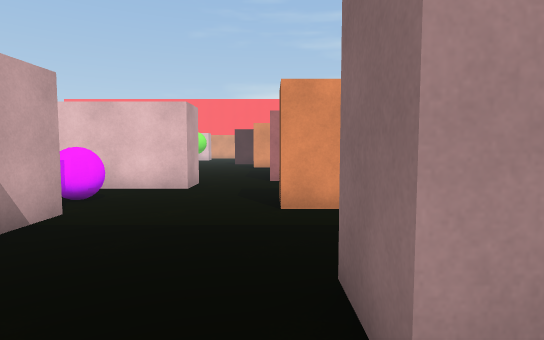
[1] (above)

24 first-person views from a walk through a 3-D level made in the Unity game engine. The camera is 1.2 m above the floor, tilts 4° down and sees 80° across. The floor is counted in squares, 1 m on a side. Each view is taken from the middle of a square. On the plan, view 1 faces up. The plan holds only what a view shows up to about 14 squares ahead; the rest is blank. The place goes on beyond the plan.

[2]
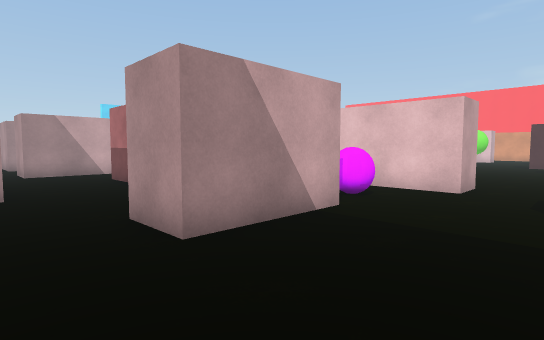

[3]
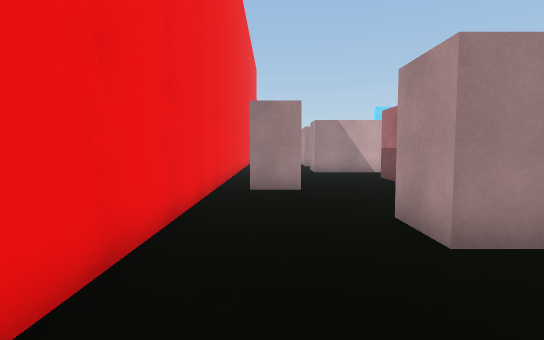

[4]
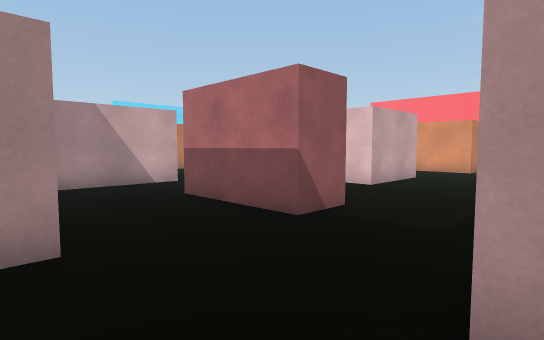

[5]
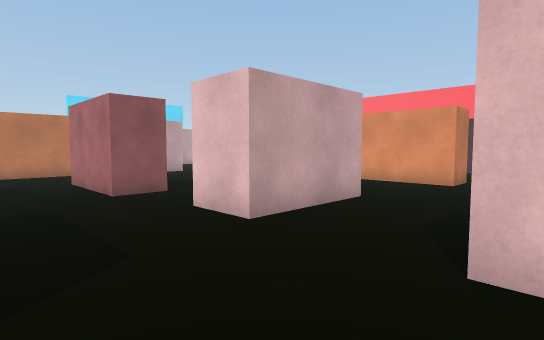

[6]
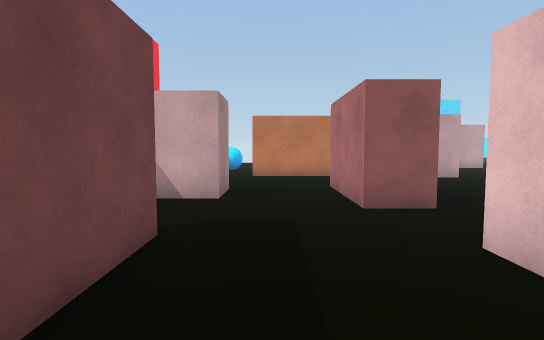

[7]
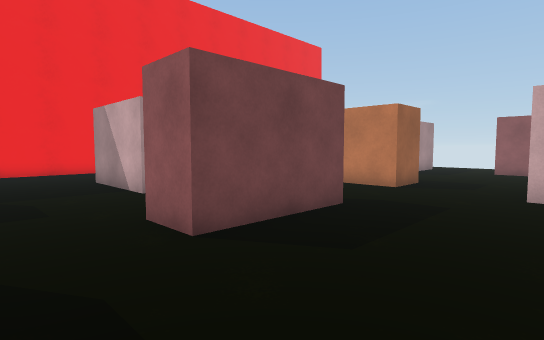

[8]
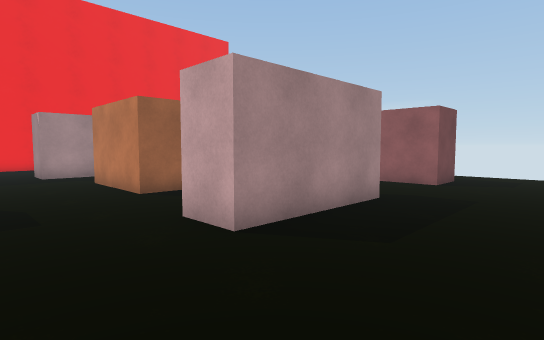

[9]
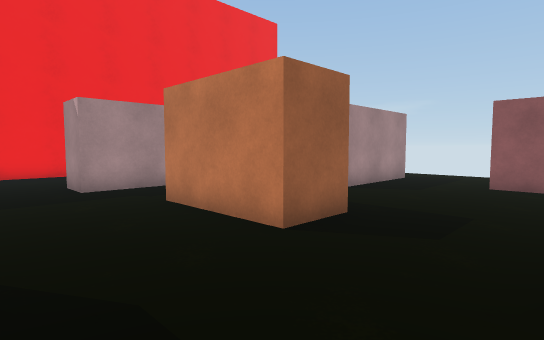

[10]
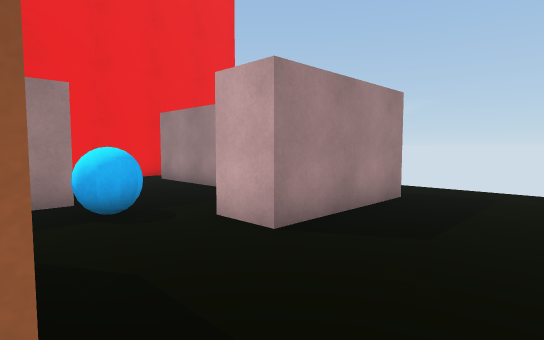

[11]
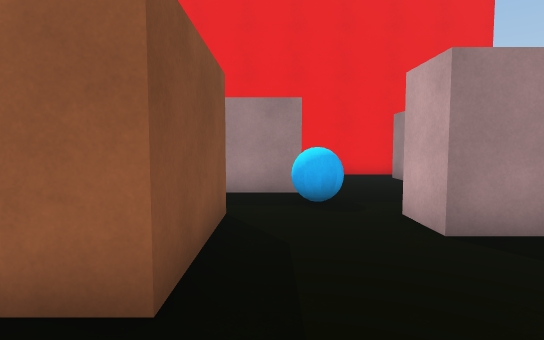

[12]
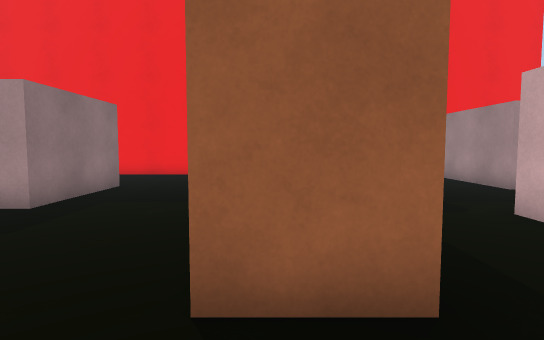

[13]
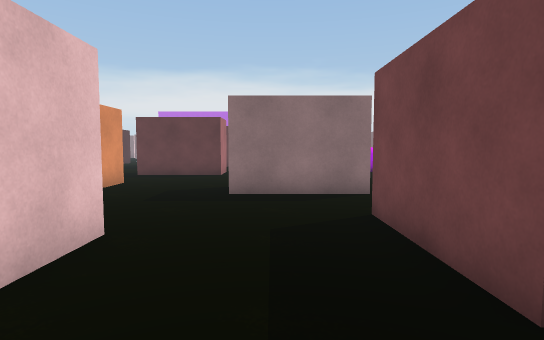

[14]
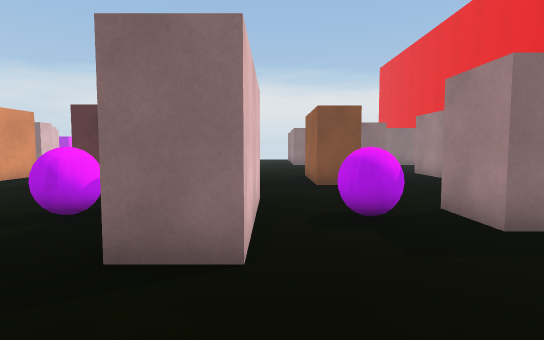

[15]
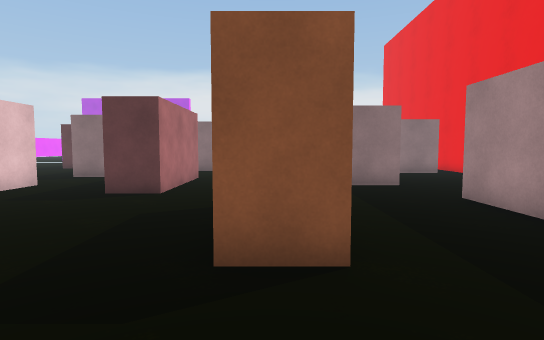

[16]
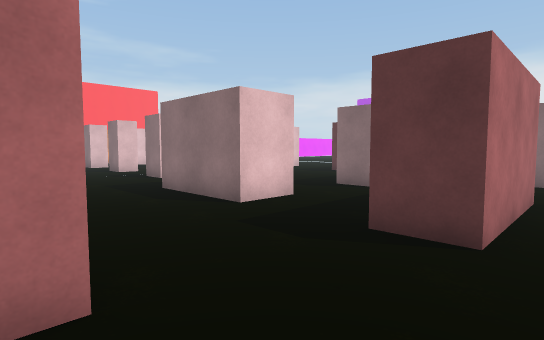

[17]
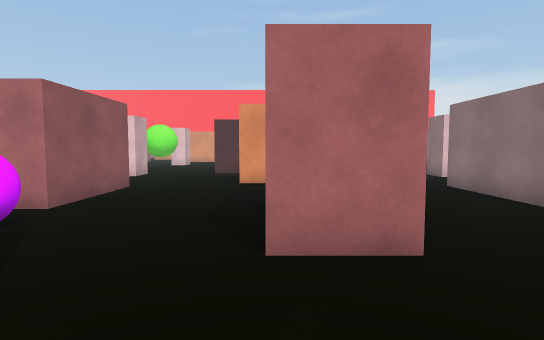

[18]
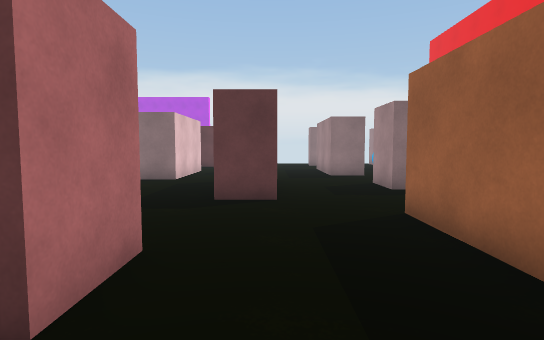

[19]
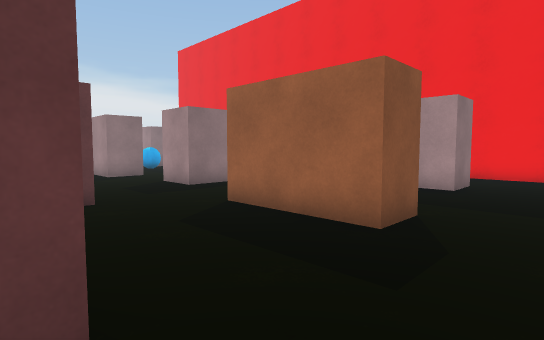

[20]
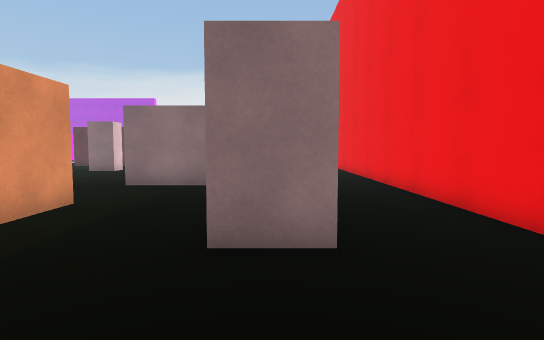

[21]
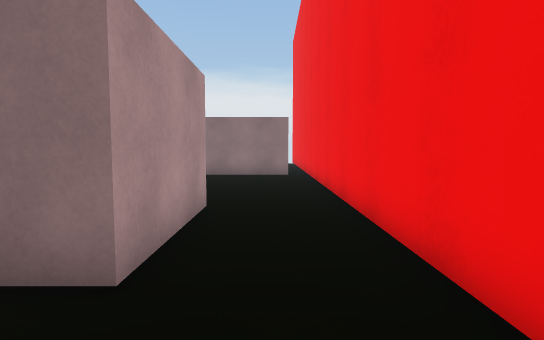

[22]
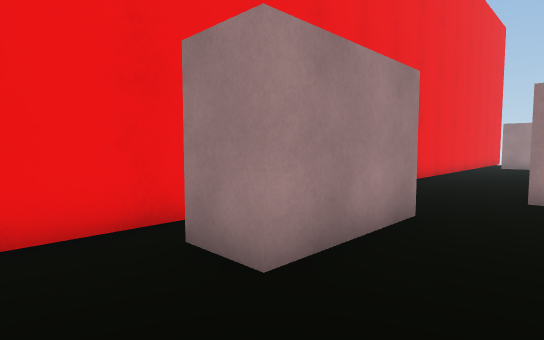

[23]
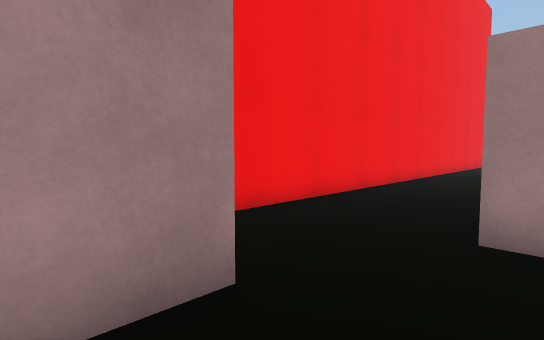

[24]
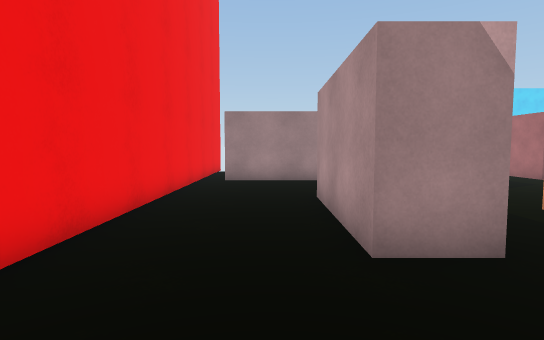

### Floor plan
Points are (right, up) in squares from view 1. A wall is a line through its corners. A room is listed if a view was taken in it or the views show most of it. See-through windows are left out.
Room 1 (views 1, 2, 3, 4, 5, 6, 7, 8, 9, 10, 11, 12, 13, 14, 15, 16, 17, 18, 19, 20, 21, 22, 23, 24)
walls: (-12.2, 5.5) (-9.6, 5.5); (-10, 13.1) (-10, 9.5) (-11.8, 9.5) (-11.8, 13.1); (-8.5, 5.6) (-8.5, 4.1) (-12.1, 4.1); (-15.5, 5.7) (-15.5, 2.1) (-17.3, 2.1) (-17.3, 5.7) (-15.5, 5.7); (-5.5, 5.1) (-5.5, 5.7) (-3.7, 5.7) (-3.7, 2.1) (-5.5, 2.1); (-15.6, 14.3) (-17.4, 14.3); (-6.1, 14.1) (-6.1, 17.9); (-18, 10.2) (-14.3, 10.2) (-14.3, 8.8) (-18, 8.8); (-12.8, 0.8) (-9.1, 0.8) (-9.1, -0.6); (-2.4, 10.8) (-2.4, 9.3) (-6.8, 9.3) (-6.8, 10.8); (-9.1, 18.5) (-9.1, 17) (-12.2, 17); (-4.3, 17.9) (-4.3, 14.3) (-5.2, 14.3); (-0.1, 14.2) (-0.1, 15.1); (-23.2, 6.1) (-23.2, 9.8) (-21.4, 9.8) (-21.4, 6.1); (1.8, 11.5) (-0.1, 11.5) (-0.1, 11.9); (-24.9, 3.5) (-20.4, 3.5) (-20.4, 2.1) (-24.9, 2.1); (3.9, 6.2) (0.2, 6.2) (0.2, 7.7) (3.9, 7.7); (-25.2, 14.4) (-20.8, 14.4) (-20.8, 12.9); (2.6, 18.2) (-1.1, 18.2); (4.2, 1.3) (0.6, 1.3) (0.6, 2.7) (4.2, 2.7); (-28.7, 12.1) (-28.7, 10.9) (-30.5, 10.9); (-28.7, 3) (-28.7, -0.8); (7.2, 14.3) (5.3, 14.3) (5.3, 18); (7.1, 2.9) (7.1, 6.6) (8.9, 6.6); (-30.8, 7.7) (-26.3, 7.7) (-26.3, 6.2); (-30.6, 14.4) (-28.7, 14.4) (-28.7, 12.5); (9.8, 9.9) (5.3, 9.9) (5.3, 11.4); (-31.1, -1.5) (11.5, -1.5); (11.5, 13.6) (10, 13.6) (10, 15.1)
objects: ball (-25, 5); block (-6, 22); purple ball (-5, 7) to (-4, 8); purple ball (-5, 12) to (-4, 13); block (7, 21) to (7, 22)

Where each view was taken, in squares from view 1:
view 1: 0 up, 0 right, facing up
view 2: 0 up, 0 right, facing up-left
view 3: 0 up, 0 right, facing left
view 4: 0 up, 5 left, facing up-left
view 5: 6 up, 6 left, facing up-left
view 6: 7 up, 8 left, facing left
view 7: 14 up, 12 left, facing down-left
view 8: 18 up, 18 left, facing down-left
view 9: 13 up, 18 left, facing down-left
view 10: 11 up, 23 left, facing down-left
view 11: 12 up, 24 left, facing down
view 12: 12 up, 22 left, facing down
view 13: 12 up, 20 left, facing right
view 14: 9 up, 10 left, facing right
view 15: 7 up, 3 left, facing right
view 16: 9 up, 1 right, facing up-right
view 17: 8 up, 0 right, facing up
view 18: 10 up, 2 left, facing right
view 19: 12 up, 2 left, facing down-right
view 20: 2 up, 3 left, facing right
view 21: 0 up, 2 left, facing right
view 22: 3 up, 7 left, facing down-left
view 23: 3 up, 11 left, facing down-left
view 24: 1 up, 17 left, facing left
